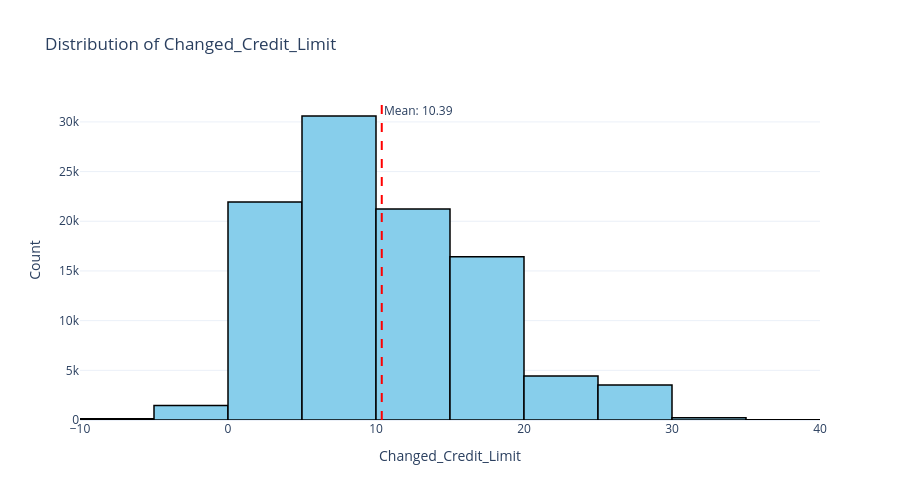

Write notebook code for a chart like this one.
### Markdown cell above
# <font color = 'red'> Análisis

### Code cell
# Los cambios porcentaules en los límietes de crédito oscilan entre 0 y 28%.
# El cambio porcentual promedio es de 13%, mientras que el cambio porcentual mediano es de 14%.

plot_histogram(df, 'Changed_Credit_Limit', figsize=(900, 500))

### Figure 1 — Plotly figure (JSON) as saved in the notebook; plotly's stock layout.template omitted (floating-point values rounded to 4 significant figures; data arrays with more than 128 entries replaced by an {"elided": "..."} marker saying what was removed)
{"data": [{"bingroup": "x", "hovertemplate": "Changed_Credit_Limit=%{x}<br>count=%{y}<extra></extra>", "legendgroup": "", "marker": {"color": "skyblue", "line": {"color": "black", "width": 1.5}, "pattern": {"shape": ""}}, "name": "", "nbinsx": 20, "orientation": "v", "showlegend": false, "type": "histogram", "x": {"elided": "100000 float values"}, "xaxis": "x", "yaxis": "y"}], "layout": {"annotations": [{"showarrow": false, "text": "Mean: 10.39", "x": 10.39, "xanchor": "left", "xref": "x", "y": 1, "yanchor": "top", "yref": "y domain"}], "barmode": "relative", "height": 500, "legend": {"tracegroupgap": 0}, "shapes": [{"line": {"color": "red", "dash": "dash"}, "type": "line", "x0": 10.39, "x1": 10.39, "xref": "x", "y0": 0, "y1": 1, "yref": "y domain"}], "title": {"text": "Distribution of Changed_Credit_Limit"}, "width": 900, "xaxis": {"anchor": "y", "domain": [0, 1], "title": {"text": "Changed_Credit_Limit"}}, "yaxis": {"anchor": "x", "domain": [0, 1], "title": {"text": "Count"}}}}
